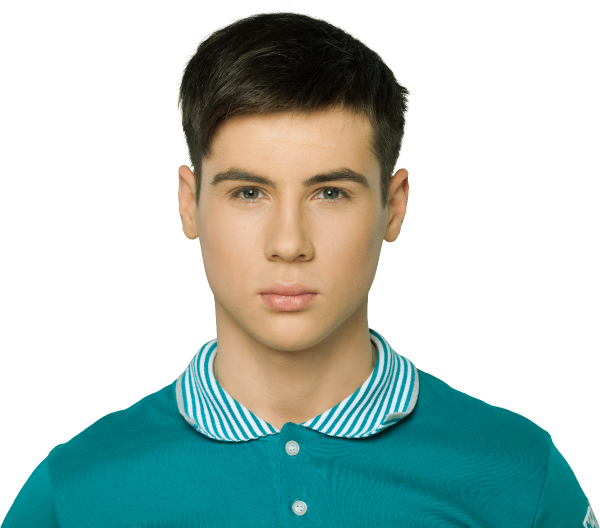
#> input picture 03_Computer_Vision/CV01/images/front.png, 1200 x 1055 px, found by its file name (shown at 1/2 size)
$ jupyter execute --allow-errors node_study.ipynb   (shell and % lines are left out)
#> lines starting #> are read from the running program, lines starting #| are printed output that depends on the picture
[cell 1]
# cv2: OpenCV 라이브러리로, 실시간 컴퓨터 비전을 목적으로 한 프로그래밍 라이브러리
# numpy(NumPy): 행렬이나 대규모 다차원 배열을 쉽게 처리할 수 있도록 지원하는 라이브러리. 데이터 구조 외에도 수치 계산을 위해 효율적으로 구현된 기능을 제공
# torch: PyTorch. 딥러닝 및 텐서 연산을 위한 라이브러리. 인공지능 모델을 만들거나 불러와 추론하는 도구
# torchvision: 이미지 변환 및 전처리를 위한 torchvision의 transform 모듈
# deeplabv3_resnet101: 사전 학습된 DeepLabV3 모델. 이미지를 분류하도록 학습된 모델
# matplotlib: 파이썬 프로그래밍 언어 및 수학적 확장 NumPy 라이브러리를 활용한 플로팅 라이브러리로, 데이터 시각화 도구

import cv2
import os
import numpy as np
import torch
import torchvision.transforms as T
from torchvision.models.segmentation import deeplabv3_resnet101
import matplotlib.pyplot as plt

print('슝=3')

[cell 2]
# 준비한 이미지 파일의 경로를 이용하여, 이미지 파일을 읽음
# cv2.imread(경로): 경로에 해당하는 이미지 파일을 읽어서 변수에 저장

# home_dir = os.getenv('/home/gmw/Documents/AIFFEL_Work/AIFFEL_Quest_eng/03_Computer_Vision/CV02')
# my_image_path = os.path.join(home_dir, '/images/front.png') # 본인 이미지가 있는 경로를 가지고 온다.
my_image_path = os.path.join(os.getcwd(), 'images', 'front.png')
img_orig = cv2.imread(my_image_path)
#> img_orig is the input picture: shape (1055, 1200, 3); mean B, G, R 192, 197, 178.5

print(f"이미지 크기: {img_orig.shape}")
#| 이미지 크기: (1055, 1200, 3)

# cv2.cvtColor(입력 이미지, 색상 변환 코드): 입력 이미지의 색상 채널을 변경
# cv2.COLOR_BGR2RGB: 이미지 색상 채널을 변경 (BGR 형식을 RGB 형식으로 변경)
# plt.imshow(): 저장된 데이터를 이미지의 형식으로 표시, 입력은 RGB(A) 데이터 혹은 2D 스칼라 데이터
# https://matplotlib.org/stable/api/_as_gen/matplotlib.pyplot.imshow.html
# plt.show(): 현재 열려있는 모든 figure를 표시 (여기서 figure는 이미지, 그래프 등)
# https://matplotlib.org/stable/api/_as_gen/matplotlib.pyplot.show.html
plt.imshow(cv2.cvtColor(img_orig, cv2.COLOR_BGR2RGB))
plt.show()

#> (a cell that did not finish here is left out)

#> (a cell that did not finish here is left out)

[cell 5]
'''
전처리 코드를 이용해 우리가 사용할 이미지를 전처리해줍니다.
지금은 기억할 필요 없지만 우리가 사용할 DeepLab 모델을 비롯해 인공지능 모델 중 여러 데이터를 동시에(batch) 처리하는 것을 상정하는 경우
배치(batch) 차원을 추가해주어야합니다.
'''
#> (the rest of this cell did not finish here and is left out)

#> (a cell that did not finish here is left out)

[cell 7]
'''
segmentAsPascalvoc라는 함수 이름에서 세그멘테이션 모델에 대한 힌트를 얻을 수 있는데요.
PASCAL VOC 데이터로 학습된 모델을 이용한다는 의미입니다.
모델마다 학습시킨 데이터에 따라 결괏값이 달라지므로 어떤 데이터를 학습시켰는지 확인하는 것은 매우 중요합니다.
'''

#pascalvoc 데이터의 라벨종류
LABEL_NAMES = [
    'background', 'aeroplane', 'bicycle', 'bird', 'boat', 'bottle', 'bus',
    'car', 'cat', 'chair', 'cow', 'diningtable', 'dog', 'horse', 'motorbike',
    'person', 'pottedplant', 'sheep', 'sofa', 'train', 'tv'
]
len(LABEL_NAMES)

[cell 8]
'''
background를 제외하면 20개의 클래스가 있습니다. 따라서 20 의 의미는 tv 가 되겠네요! 0부터 시작하니까요.
우리는 이 중 사람(person) 라벨, 즉 15를 가진 영역만 검출해 내고 싶습니다. 이제 사람만 어떻게 추출할 수 있을지 알아봅시다.
아까 모델에서 나온 출력값을 살짝 살펴볼게요.
'''

#> (the rest of this cell did not finish here and is left out)

#> (a cell that did not finish here is left out)

#> (a cell that did not finish here is left out)

[cell 11]
'''
output에는 세그멘테이션이 된 결과가 각각 다른 색상으로 담겨 있네요.
segvalues에는 class_ids와 masks가 있습니다.
class_ids를 통해 어떤 물체가 담겨 있는지 알 수 있군요!
이제 물체마다 output에 어떤 색상으로 나타나 있는지만 알아내면 될 것 같습니다.
'''


# 아래 코드를 이해하지 않아도 좋습니다
# PixelLib에서 그대로 가져온 코드입니다
# 주목해야 할 것은 생성 코드 결과물이예요!

#컬러맵 만들기
colormap = np.zeros((256, 3), dtype=int)
ind = np.arange(256, dtype=int)

for shift in reversed(range(8)):
    for channel in range(3):
        colormap[:, channel] |= ((ind >> channel) & 1) << shift
    ind >>= 3

colormap[:20]  # 생성한 20개의 컬러맵 출력

[cell 12]
# DeepLab에 따르면 위와 같은 색을 사용했다고 하네요. 그럼 사람을 나타내는 15번째 색상은 무엇일까요?

colormap[15] #컬러맵 15에 해당하는 배열 출력 (pacalvoc에 LABEL_NAMES 15번째인 사람)

[cell 13]
'''
사람 외에도 다른 물체를 찾아내고 싶다면 colormap[class_id]처럼 찾아낼 수 있겠네요!
이제 사람만 표시된 마스크를 만들어봅시다.
'''


# output의 픽셀 별로 예측된 class가 사람이라면 1(True), 다르다면 0(False)이 됩니다
# 1과 0에 각각 255를 곱하였으므로 사람으로 예측된 픽셀은 255, 그렇지 않은 픽셀은 0
# cmap 값을 변경하면 다른 색상으로 확인이 가능함
#> (the rest of this cell did not finish here and is left out)

[cell 14]
'''
어떤가요? 3채널 가졌던 원본과는 다르게 채널 정보가 사라졌습니다.
이제 아래처럼 물체가 있는 위치는 1(True), 그 외에는 0(False)인 배열이 되었습니다.

[
[ 0 1 1 0 0 0 1 1 0 ],
[ 1 1 1 1 0 1 1 1 1 ],
[ 0 1 1 1 1 1 1 1 0 ],
[ 0 0 1 1 1 1 1 0 0 ],
[ 0 0 0 1 1 1 0 0 0 ]
]

원래 이미지와 겹쳐 보면 세그멘테이션이 얼마나 잘 되었는지 알아보기 쉬울 것 같네요.
'''

# 원본 이미지와 마스트를 적당히 합쳐봅니다
# 0.6과 0.4는 두 이미지를 섞는 비율입니다.

#> (the rest of this cell did not finish here and is left out)

[cell 15]
# 이번에는 배경을 흐리게 만듭니다. blur() 함수를 이용합니다.

# (13,13)은 blurring kernel size를 뜻합니다
# 다양하게 바꿔보세요
img_orig_blur = cv2.blur(img_orig, (13, 13))   # 사진 전체가 흐려진 버전.
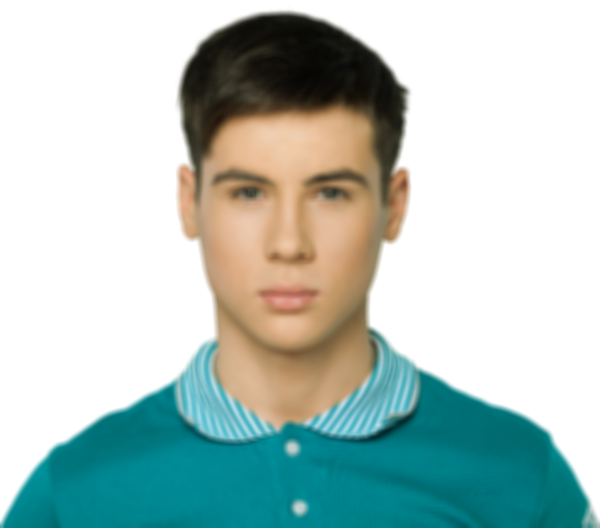
#> img_orig_blur: shape (1055, 1200, 3) (shown at 1/2 size); mean B, G, R 192, 197, 178.5

# plt.imshow(): 저장된 데이터를 이미지의 형식으로 표시한다.
# cv2.cvtColor(입력 이미지, 색상 변환 코드): 입력 이미지의 색상 채널을 변경
# cv2.COLOR_BGR2RGB: 원본이 BGR 순서로 픽셀을 읽다보니
# 이미지 색상 채널을 변경해야함 (BGR 형식을 RGB 형식으로 변경)
plt.imshow(cv2.cvtColor(img_orig_blur, cv2.COLOR_BGR2RGB))
plt.show()
